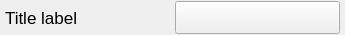
<?xml version="1.0" encoding="UTF-8"?>
<ui version="4.0">
 <class>combobox_value</class>
 <widget class="CardWidget" name="combobox_value">
  <property name="geometry">
   <rect>
    <x>0</x>
    <y>0</y>
    <width>345</width>
    <height>35</height>
   </rect>
  </property>
  <property name="minimumSize">
   <size>
    <width>0</width>
    <height>35</height>
   </size>
  </property>
  <property name="maximumSize">
   <size>
    <width>16777215</width>
    <height>35</height>
   </size>
  </property>
  <property name="windowTitle">
   <string>Form</string>
  </property>
  <layout class="QHBoxLayout" name="horizontalLayout">
   <property name="spacing">
    <number>5</number>
   </property>
   <property name="leftMargin">
    <number>5</number>
   </property>
   <property name="topMargin">
    <number>1</number>
   </property>
   <property name="rightMargin">
    <number>5</number>
   </property>
   <property name="bottomMargin">
    <number>1</number>
   </property>
   <item>
    <widget class="TitleLabel" name="tittle">
     <property name="minimumSize">
      <size>
       <width>0</width>
       <height>33</height>
      </size>
     </property>
     <property name="maximumSize">
      <size>
       <width>16777215</width>
       <height>33</height>
      </size>
     </property>
     <property name="font">
      <font>
       <family>Segoe UI</family>
       <pointsize>13</pointsize>
       <bold>false</bold>
      </font>
     </property>
     <property name="text">
      <string>Title label</string>
     </property>
    </widget>
   </item>
   <item>
    <widget class="ComboBox" name="value">
     <property name="minimumSize">
      <size>
       <width>0</width>
       <height>33</height>
      </size>
     </property>
     <property name="maximumSize">
      <size>
       <width>16777215</width>
       <height>33</height>
      </size>
     </property>
    </widget>
   </item>
  </layout>
 </widget>
 <customwidgets>
  <customwidget>
   <class>ComboBox</class>
   <extends>QPushButton</extends>
   <header>qfluentwidgets</header>
  </customwidget>
  <customwidget>
   <class>CardWidget</class>
   <extends>QFrame</extends>
   <header>qfluentwidgets</header>
   <container>1</container>
  </customwidget>
  <customwidget>
   <class>TitleLabel</class>
   <extends>QLabel</extends>
   <header>qfluentwidgets</header>
  </customwidget>
 </customwidgets>
 <resources/>
 <connections/>
</ui>
